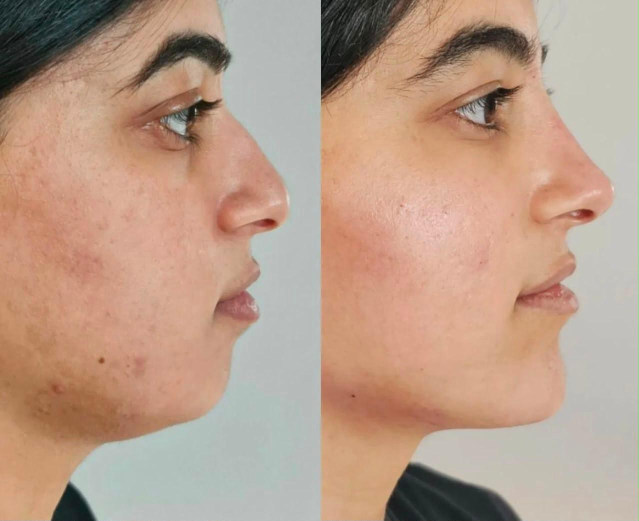
#> input picture rk/WhatsApp Image 2026-09-28 at 3.01.57 PM (2).jpeg, 1278 x 1041 px, found by its file name (shown at 1/2 size)
$ python prepare_cases_v2.py
#> lines starting #> are read from the running program, lines starting #| are printed output that depends on the picture
import cv2
import os

cases_dir = r"C:\Users\Abhishek pandey\Desktop\cosmetic\public\cases"
os.makedirs(cases_dir, exist_ok=True)
rk_dir = r"C:\Users\Abhishek pandey\Desktop\cosmetic\rk"

# Eye bar color: Deep surgical navy/slate with thin border
BAR_COLOR = (22, 28, 38)
BORDER_COLOR = (50, 60, 80)

def apply_eye_bar(img, x1, y1, x2, y2):
    cv2.rectangle(img, (x1, y1), (x2, y2), BAR_COLOR, -1)
    cv2.rectangle(img, (x1, y1), (x2, y2), BORDER_COLOR, 1)

# -------------------------------------------------------------
# 1. Rhinoplasty Profile Female (Image #41)
# -------------------------------------------------------------
im41 = cv2.imread(os.path.join(rk_dir, "WhatsApp Image 2026-09-28 at 3.01.57 PM (2).jpeg"))
#> im41 is the input picture: shape (1041, 1278, 3); mean B, G, R 137.9, 157, 186.6
h41, w41 = im41.shape[:2] # 1041, 1278
#> h41 = 1041; w41 = 1278
apply_eye_bar(im41, 130, 180, 380, 325)
apply_eye_bar(im41, 820, 140, 1040, 280)

split_41 = w41 // 2
#> split_41 = 639
before_rhino_p1 = im41[:, :split_41]
after_rhino_p1 = im41[:, split_41:]
cv2.imwrite(os.path.join(cases_dir, "rhino_profile_01_before.jpg"), before_rhino_p1)
cv2.imwrite(os.path.join(cases_dir, "rhino_profile_01_after.jpg"), after_rhino_p1)
cv2.imwrite(os.path.join(cases_dir, "rhino_profile_01_full.jpg"), im41)

# -------------------------------------------------------------
# 2. Rhinoplasty & Jawline 3/4 Oblique Female (Image #40)
# -------------------------------------------------------------
im40 = cv2.imread(os.path.join(rk_dir, "WhatsApp Image 2026-09-28 at 3.01.57 PM (1).jpeg"))
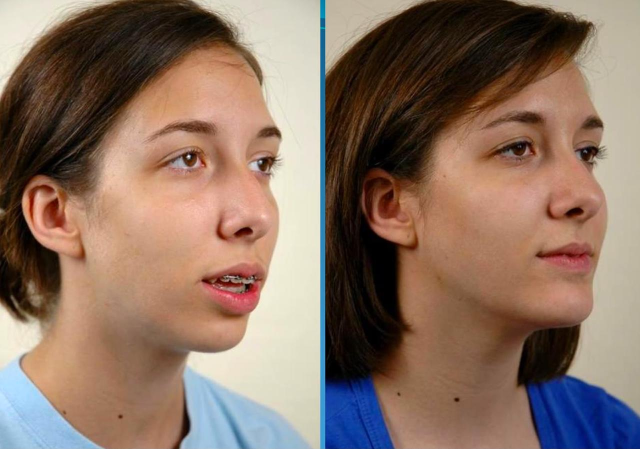
#> input picture rk/WhatsApp Image 2026-09-28 at 3.01.57 PM (1).jpeg, 1280 x 898 px, found by its file name (shown at 1/2 size)
#> im40 is the input picture: shape (898, 1280, 3); mean B, G, R 99.8, 114, 138.1
h40, w40 = im40.shape[:2] # 898, 1280
#> h40 = 898; w40 = 1280
apply_eye_bar(im40, 280, 305, 540, 395)
apply_eye_bar(im40, 940, 280, 1200, 370)

split_40 = 640
before_rhino_o1 = im40[:, :split_40]
after_rhino_o1 = im40[:, split_40:]
cv2.imwrite(os.path.join(cases_dir, "rhino_oblique_01_before.jpg"), before_rhino_o1)
cv2.imwrite(os.path.join(cases_dir, "rhino_oblique_01_after.jpg"), after_rhino_o1)
cv2.imwrite(os.path.join(cases_dir, "rhino_oblique_01_full.jpg"), im40)

# -------------------------------------------------------------
# 3. Rhinoplasty Frontal Male (Image #5)
# -------------------------------------------------------------
im5 = cv2.imread(os.path.join(rk_dir, "WhatsApp Image 2026-09-28 at 3.01.35 PM.jpeg"))
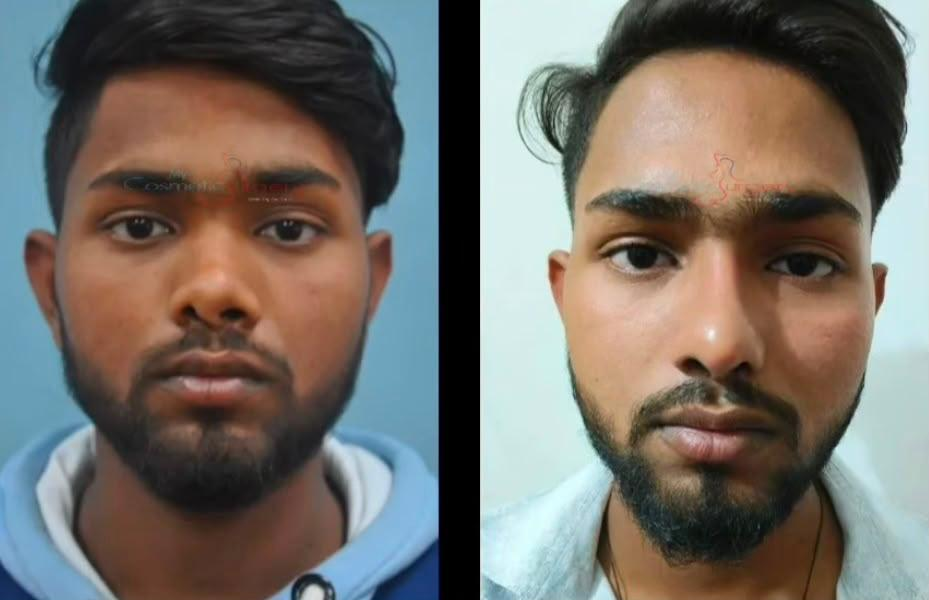
#> input picture rk/WhatsApp Image 2026-09-28 at 3.01.35 PM.jpeg, 929 x 600 px, found by its file name
#> im5 is the input picture: shape (600, 929, 3); mean B, G, R 104.9, 111.7, 116.9
h5, w5 = im5.shape[:2] # 600, 929
#> h5 = 600; w5 = 929
apply_eye_bar(im5, 75, 160, 375, 260)
apply_eye_bar(im5, 565, 185, 875, 295)

split_5 = w5 // 2
#> split_5 = 464
before_rhino_f1 = im5[:, :split_5]
after_rhino_f1 = im5[:, split_5:]
cv2.imwrite(os.path.join(cases_dir, "rhino_frontal_01_before.jpg"), before_rhino_f1)
cv2.imwrite(os.path.join(cases_dir, "rhino_frontal_01_after.jpg"), after_rhino_f1)
cv2.imwrite(os.path.join(cases_dir, "rhino_frontal_01_full.jpg"), im5)

# -------------------------------------------------------------
# 4. Chin Augmentation & Neck Contour (Image #42)
# -------------------------------------------------------------
im42 = cv2.imread(os.path.join(rk_dir, "WhatsApp Image 2026-09-28 at 3.01.57 PM.jpeg"))
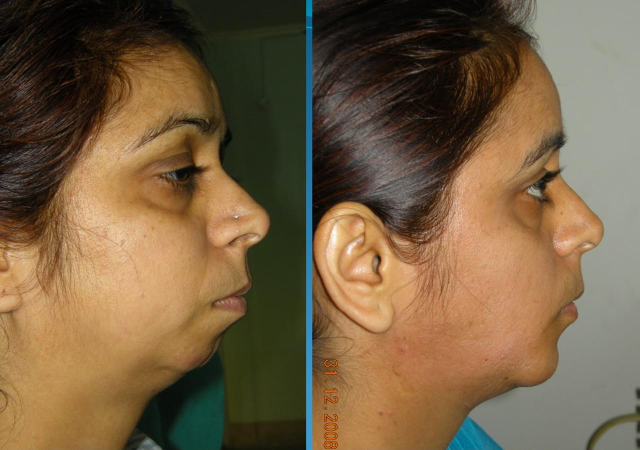
#> input picture rk/WhatsApp Image 2026-09-28 at 3.01.57 PM.jpeg, 1280 x 900 px, found by its file name (shown at 1/2 size)
#> im42 is the input picture: shape (900, 1280, 3); mean B, G, R 67.7, 95.9, 118.2
h42, w42 = im42.shape[:2] # 900, 1280
#> h42 = 900; w42 = 1280
apply_eye_bar(im42, 210, 305, 400, 430)
apply_eye_bar(im42, 805, 340, 960, 465)

split_42 = 640
before_chin_p1 = im42[:, :split_42]
after_chin_p1 = im42[:, split_42:]
cv2.imwrite(os.path.join(cases_dir, "chin_profile_01_before.jpg"), before_chin_p1)
cv2.imwrite(os.path.join(cases_dir, "chin_profile_01_after.jpg"), after_chin_p1)
cv2.imwrite(os.path.join(cases_dir, "chin_profile_01_full.jpg"), im42)

# -------------------------------------------------------------
# 5. Gynecomastia Athletic Correction (Image #1)
# -------------------------------------------------------------
im1 = cv2.imread(os.path.join(rk_dir, "WhatsApp Image 2026-09-28 at 3.01.33 PM.jpeg"))
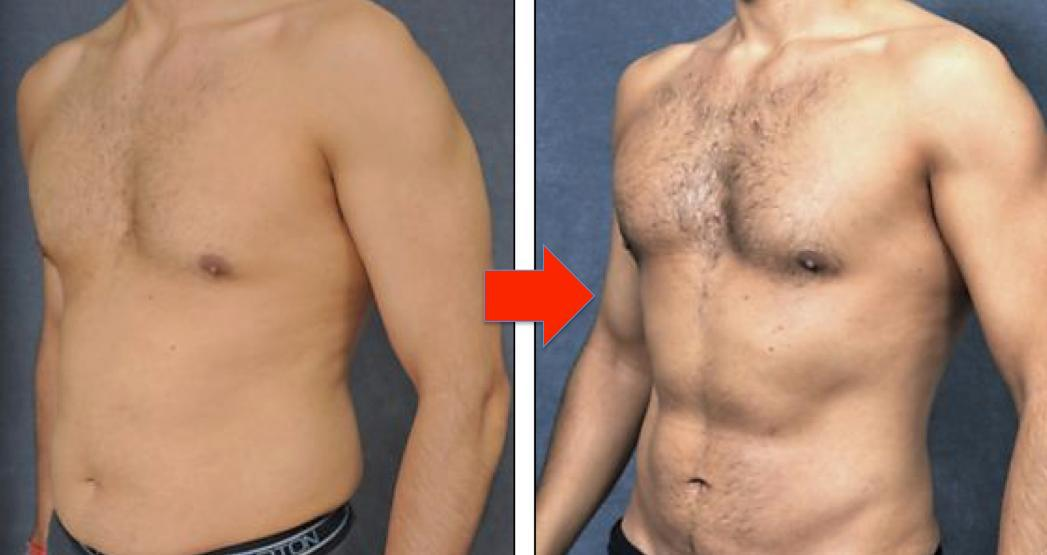
#> input picture rk/WhatsApp Image 2026-09-28 at 3.01.33 PM.jpeg, 1047 x 555 px, found by its file name
#> im1 is the input picture: shape (555, 1047, 3); mean B, G, R 115, 136.5, 170.6
# Clean crop excluding middle arrow
before_gyn1 = im1[:, :510]
after_gyn1 = im1[:, 535:]
cv2.imwrite(os.path.join(cases_dir, "gyn_01_before.jpg"), before_gyn1)
cv2.imwrite(os.path.join(cases_dir, "gyn_01_after.jpg"), after_gyn1)

# -------------------------------------------------------------
# 6. Scarless Gynecomastia Correction (Image #9)
# -------------------------------------------------------------
im9 = cv2.imread(os.path.join(rk_dir, "WhatsApp Image 2026-09-28 at 3.01.37 PM (1).jpeg"))
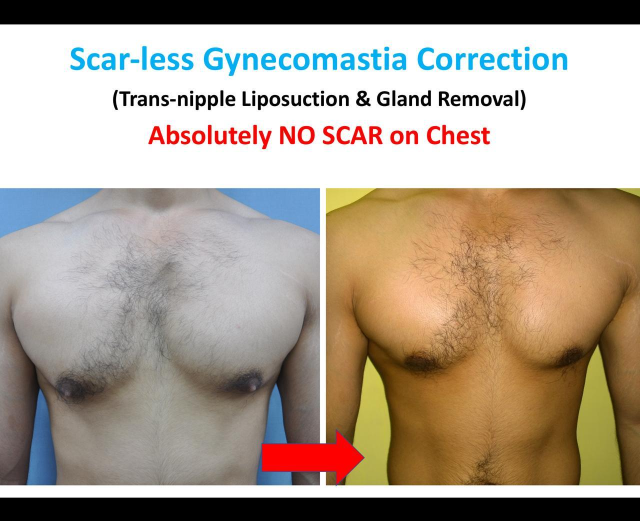
#> input picture rk/WhatsApp Image 2026-09-28 at 3.01.37 PM (1).jpeg, 1280 x 1041 px, found by its file name (shown at 1/2 size)
#> im9 is the input picture: shape (1041, 1280, 3); mean B, G, R 143.6, 158.5, 171.5
# Crop photo below text banner (banner ends around y=360)
h9, w9 = im9.shape[:2]
#> h9 = 1041; w9 = 1280
im9_crop = im9[360:, :]
h9c, w9c = im9_crop.shape[:2]
#> h9c = 681; w9c = 1280
before_gyn2 = im9_crop[:, :610]
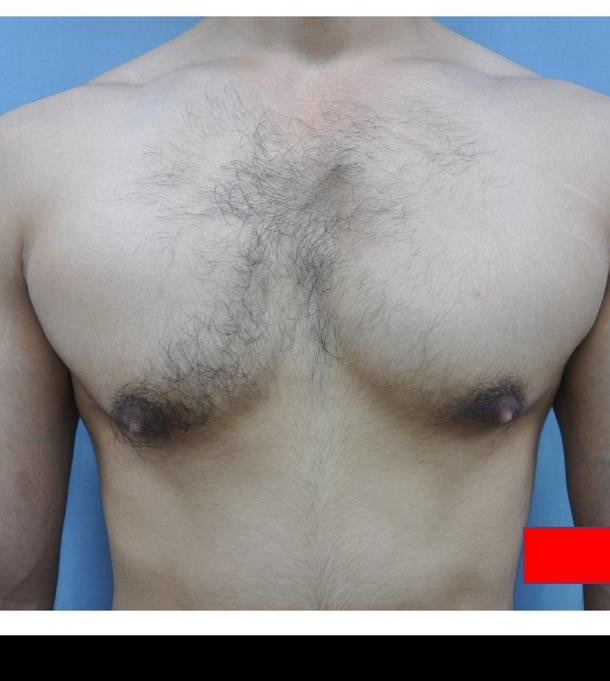
#> before_gyn2: shape (681, 610, 3); mean B, G, R 143.5, 142.2, 145.2
after_gyn2 = im9_crop[:, 650:]
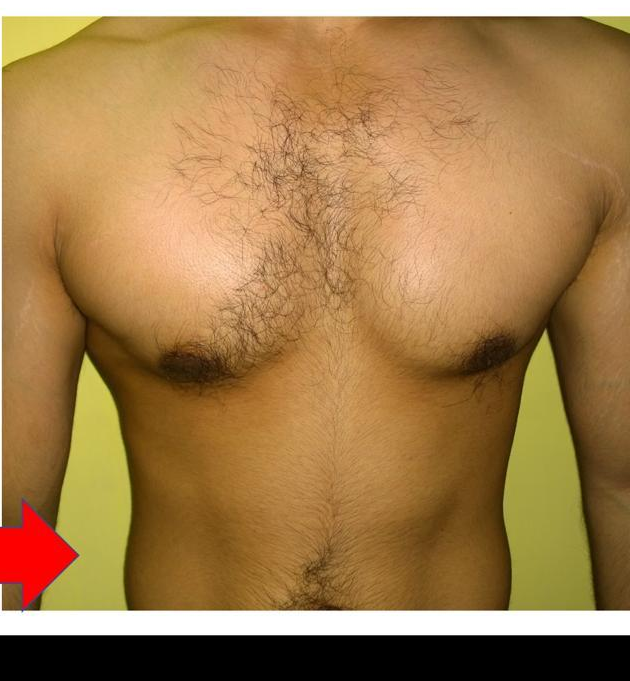
#> after_gyn2: shape (681, 630, 3); mean B, G, R 74.5, 124.1, 162.1
cv2.imwrite(os.path.join(cases_dir, "gyn_02_before.jpg"), before_gyn2)
cv2.imwrite(os.path.join(cases_dir, "gyn_02_after.jpg"), after_gyn2)

# -------------------------------------------------------------
# 7. Female Breast Augmentation (Image #28)
# -------------------------------------------------------------
im28 = cv2.imread(os.path.join(rk_dir, "WhatsApp Image 2026-09-28 at 3.01.53 PM (1).jpeg"))
# Crop below text banner (banner ends around y=250)
#> (the run stopped early here; a loop or call above may not have finished)
